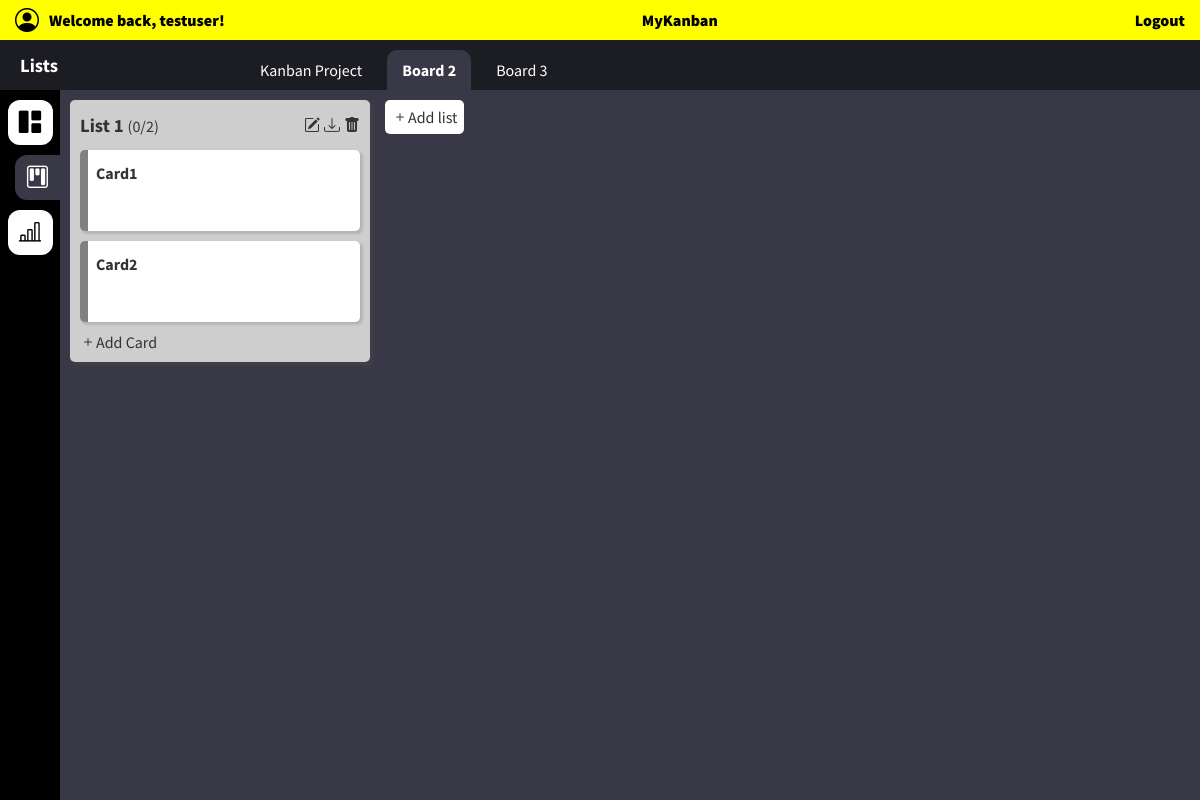
Screenshot of /dashboard/lists/2 (signed in) with the database file from the repository.
### application/models.py (models this page shows)
class User(db.Model, UserMixin):
    __tablename__ = 'user'
    id = db.Column(db.Integer, primary_key=True)                        # PK
    user_name = db.Column(db.String(50), unique=True, nullable=False)
    password = db.Column(db.String(80), nullable=False)
    created = db.Column(db.DateTime, default=datetime.now)
    boards = db.relationship('Board', backref='user', cascade='all, delete')

class Board(db.Model):
    __tablename__ = 'board'
    board_id = db.Column(db.Integer, primary_key=True)      # PK
    user_id = db.Column(db.Integer, db.ForeignKey('user.id'))      # FK
    board_name = db.Column(db.String(50), nullable=False)
    created = db.Column(db.DateTime, default=datetime.now)
    lists = db.relationship('List', backref='board', cascade='all, delete')

class List(db.Model):
    __tablename__ = 'list'
    list_id = db.Column(db.Integer, primary_key=True)                   # PK
    board_id = db.Column(db.Integer, db.ForeignKey('board.board_id'))   # FK
    list_name = db.Column(db.String(50), nullable=False)
    created = db.Column(db.DateTime, default=datetime.now)
    cards = db.relationship('Card', backref='list', cascade='all, delete')

class Card(db.Model):
    __tablename__ = 'card'
    card_id = db.Column(db.Integer, primary_key=True)                   # PK
    list_id = db.Column(db.Integer, db.ForeignKey('list.list_id'))      # FK
    created = db.Column(db.DateTime, default=datetime.now)
    updated = db.Column(db.DateTime, onupdate=datetime.now)
    title = db.Column(db.String(50), nullable=False)
    content = db.Column(db.Text)
    deadline = db.Column(db.DateTime)
    completed = db.Column(db.Boolean, default=False)
    completed_datetime = db.Column(db.DateTime, default=None)

### application/controllers_view.py (the view)
@app.route('/dashboard/lists/<int:board_id>')
@login_required
def dashboard_lists(board_id):
    if request.method == 'GET':
        dboard = Board.query.get_or_404(board_id)
        if dboard in current_user.boards:   #IMP: checks if board belongs to user
            clist = {}
            for l in dboard.lists:
                tasks = len(l.cards)
                comp = 0
                for card in l.cards:
                    if card.completed == True:
                        comp += 1
                clist[l.list_id] = comp, tasks
            return render_template('view_list.html', user=current_user, dboard=dboard, clist=clist)
        else:
            return redirect(url_for('boards'))

### main.py (called while the page is built)
@login_manager.user_loader
def load_user(user_id):
    return User.query.get(int(user_id))

### templates/view_list.html (shortened to what this page needs)
{% extends 'base.html' %}
{% block head %}
<link rel="stylesheet" href="{{  url_for('static', filename='css/view_list.css')  }}">
{% endblock %}
{% block body %}
<body>
    <header id="app-title-bar">
        <div id="user-menu">
            <a href="{{url_for('settings')}}" id="user-settings" role="button"><i class="bi bi-person-circle"></i></a>
            <span>Welcome back, {{user.user_name}}!</span>
        </div>
        <span id="app-title">MyKanban</span>
        <a href="{{url_for('logout')}}">Logout</a>
    </header>
    <div id="dash">
        <div id="upper-bar">
            <h3 class="view-hdr">Lists</h3>
            <div class="tabs">
                {% if dboard != false %}
                    {% for board in user.boards %}
                            {% if board != dboard %}
                                <a class="board-tab" href="{{url_for('dashboard_lists', board_id=board.board_id)}}">{{board.board_name}}</a>
                            {% else %}
                                <a class="board-tab board-tab-current" href="{{url_for('dashboard_lists', board_id=board.board_id)}}"><strong>{{board.board_name}}</strong></a>
                            {% endif %}
                    {% endfor %}
                {% endif %}
            </div>
        </div>
        <div id="left-bar">
            <a href="{{url_for('boards')}}" class="views views-unsel" role="button"><i class="bi bi-grid-1x2-fill"></i></a>
            <a href="{{url_for('lists')}}" class="views views-current" role="button"><i class="bi bi-kanban"></i></a>
            <a href="{{url_for('dashboard_stats')}}" class="views views-unsel" role="button"><i class="bi bi-bar-chart-line"></i></a>
        </div>
        <div id="container">
            {% if dboard != false %}
                {% if dboard.lists|length != 0 %}
                    {% for list in dboard.lists %}
                        <div class="list">
                            <div class="list-hdr">
                                <div class="list-hdr-title">
                                    <h3>{{list.list_name}}</h3>
                                    <span>({{clist[list.list_id][0]}}/{{clist[list.list_id][1]}})</span>
                                </div>
                                <div class="list-hdr-btns">
                                    <a href="{{url_for('rename_list', list_id=list.list_id)}}"><i class="bi bi-pencil-square"></i></a>
                                    <a href="{{url_for('export', entity='list', entity_id=list.list_id)}}"><i class="bi bi-download"></i></a>
                                    <div class="list-del">
                                        <div id="list-del-form-open-btn-{{list.list_id}}" class="list-del-btn" onclick="opendlg('list-del-form-{{list.list_id}}', 'flex')"><i class="bi bi-trash-fill"></i></div>
                                    </div>
                                </div>
                            </div>
                            <div class="cards">
                                {% for card in list.cards %}
                                    <div class="card {% if card.completed == true%}comp-card{% endif %}">
                                        <div class="card-body-hdr">
                                            <h4 class="card-title">{{card.title}}</h4>
                                        </div>
                                    </div>
                                {% endfor %}
                            </div>
                            <div class="add-card">
                                <a href="{{url_for('add_card', list_id=list.list_id)}}"><i class="bi bi-plus"></i>Add Card</a>
                            </div>
                        </div>
                    {% endfor%}
                        <a class="btn" href="{{url_for('add_list', board_id=dboard.board_id)}}"><i class="bi bi-plus"></i>Add list</a>
                    {% else %}
                        <div class="empty">
                            <p>This board doesn't have any lists.</p>
                            <a class="btn" href="{{url_for('add_list', board_id=dboard.board_id)}}"><i class="bi bi-plus"></i>Add list</a>
                        </div>
                {% endif %}
            {% else %}
                <div class="empty">
                    <p>You need to create a board first!</p>
                    <a class="btn" href="{{url_for('add_board')}}" role="button"><i class="bi bi-plus"></i> Add Board</a>
                </div>
            {% endif %}
        </div>
    </div>
</body>
{% endblock %}

### static/css/base.css (style rules this page uses)
* { margin: 0; padding: 0; font-family: 'Source Sans Pro', sans-serif; text-decoration: none; }
a { color: inherit; }
.btn { background:rgba(255, 255, 255, 1); padding: 7px; border-radius: 5px; color: #333; min-width: max-content; text-align: center; }
body { display: grid; grid-template-rows: 40px auto; height: 100vh; }
#app-title-bar { display: flex; align-items: center; justify-content: space-between; padding: 0 15px; font-weight: 800; background: yellow; }
#user-menu { display: flex; align-items: center; gap: 10px; }
#user-settings { font-size: 1.5em; }
#dash { display: grid; grid-template: 50px auto / 60px auto; background: rgb(57, 56, 71); max-width: 100vw; overflow: hidden; }
#upper-bar { grid-row: 1 / 2; grid-column: 1 / 3; display: flex; align-items: center; justify-content: flex-start; padding: 0; background: rgba(0, 0, 0, 0.5); color: white; }
.view-hdr { width: 200px; padding: 0 20px; }
#left-bar { grid-row: 2 / 3; grid-column: 1 / 2; background: #000; color: #000; display: flex; flex-direction: column; align-items: center; justify-content: flex-start; gap: 10px; padding: 10px 0; }
.views { display: flex; flex-direction: column; align-items: center; justify-content: center; width: 45px; height: 45px; border-radius: 12px; background:rgba(255, 255, 255, 1); font-size: 1.4em; }
.views-current { background: rgb(57, 56, 71); border-top-right-radius: 0; border-bottom-right-radius: 0; color: white; align-self: flex-end; }
#container { display: flex; grid-row: 2 / 3; grid-column: 2 / 3; }

### static/css/view_list.css (style rules this page uses)
.tabs { padding: 0 5px; align-self: stretch; display: flex; gap: 10px; justify-content: center; align-items: flex-end; }
.board-tab { padding: 10px 15px; border-top-left-radius: 10px; border-top-right-radius: 10px; display: flex; flex-direction: column; align-items: center; justify-content: center; }
.board-tab-current { background:rgb(57, 56, 71) }
#container { padding: 10px; gap: 15px; align-items: flex-start; justify-content: flex-start; overflow: auto; }
.list { display: flex; flex-direction: column; gap: 10px; background: rgb(206, 206, 206); color: #333; min-width: 280px; max-width: 280px; border-radius: 5px; padding: 10px; box-shadow: 2px 2px 5px 1px rgba(85, 85, 85, 0.342); }
.list-hdr { display: flex; justify-content: space-between; align-items: center; height: 30px; gap: 5px; }
.list-del { position: relative; }
.list-hdr-btns, .list-hdr-title { display: flex; gap: 4px; align-items: baseline; }
.cards { display: flex; flex-direction: column; gap: 10px; }
.card { position: relative; display: flex; flex-direction: column; gap: 8px; align-items: stretch; justify-content: space-between; background: #fff; border-radius: 5px; padding: 8px; box-shadow: 2px 2px 2px 1px rgba(85, 85, 85, 0.2); border-left: 8px solid grey; min-height: 65px; }
.card-body-hdr { padding-top: 5px; display: flex; flex-direction: row; align-items: flex-start; justify-content: space-between; min-height: 26px; }
.card-title { width: 50%; }

### rows the page displays
User: user_name "testuser"
Board: board_name "Kanban Project"
Board: board_name "Board 2"
Board: board_name "Board 3"
List: list_name "List 1", clist "0", board "2"
Card: title "Card1"
Card: title "Card2"
